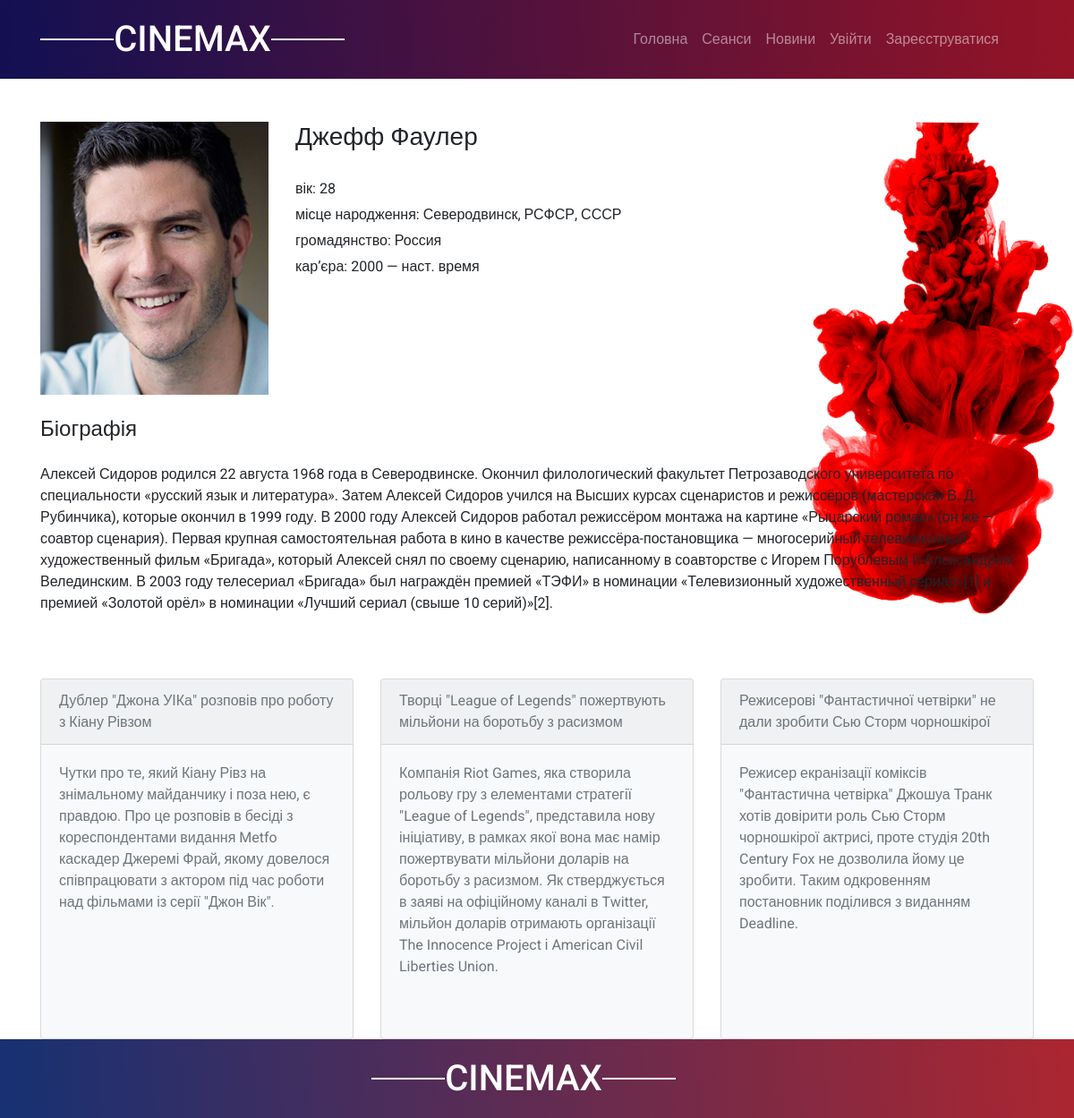
Before: /actor/12/ with the older database file.
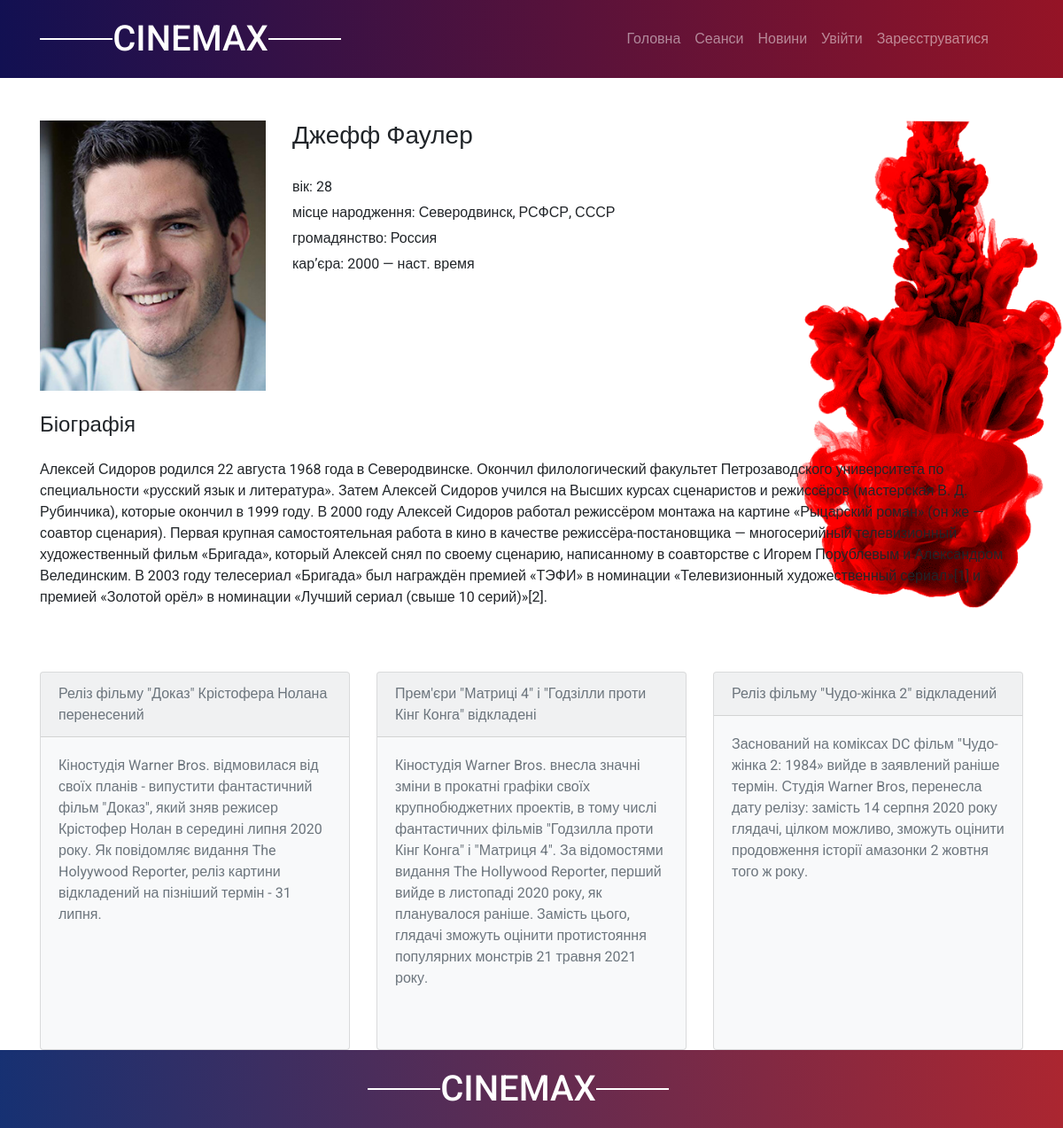
After: the same page with the newer database file.
### app/models.py (models this page shows, shortened)
class TimeStampMixin(models.Model):
    created_at = models.DateTimeField(auto_now_add=True, null=True)
    updated_at = models.DateTimeField(auto_now=True, null=True)
    class Meta:
        abstract = True

class Actor(TimeStampMixin, models.Model ): # актеры и режисеры
    name = models.CharField(max_length = 150)
    age = models.PositiveSmallIntegerField("Возраст")
    birthplace = models.CharField(max_length = 300)
    citizenship = models.CharField(max_length = 150)
    career = models.CharField(max_length = 150)
    biography = models.TextField("Биография")
    image = models.ImageField(upload_to = 'actors/')
    draft = models.BooleanField(default=False)

### news/models.py (models this page shows, shortened)
class TimeStampMixin(models.Model):
    created_at = models.DateTimeField(auto_now_add=True, null=True)
    updated_at = models.DateTimeField(auto_now=True, null=True)
    class Meta:
        abstract = True

class ParseMovieInfo(TimeStampMixin, models.Model):
    title = models.CharField(max_length = 300)
    date = models.CharField(max_length = 50)
    short_describe = models.TextField()
    full_describe = models.TextField()
    liked = models.ManyToManyField(User, default = None, blank = True, related_name = 'liked')
    dislike = models.ManyToManyField(User, default = None, blank = True, related_name = 'dislike')
    url = models.SlugField(max_length = 300)

### app/views.py (the view)
# urls.py: path('actor/<int:pk>/', app_views.ActorDetailView.as_view(), name = "actor_detail" ),
class ActorDetailView(View):
    def get(self, request, pk):
        article = ParseMovieInfo.objects.order_by('-id').all()
        actor = Actor.objects.get(id=pk)
        context = {
            'actor': actor,
            'article': article,
        }
        return render(request, 'app_template/actor_detail.html', context)

### templates/app_template/actor_detail.html (shortened to what this page needs)
{% extends "base.html" %}
{% load static %}
{% block stylesheet %}
    <link rel="stylesheet" href="{% static 'css/actor.css' %}">
{% endblock %}
{% block content %}
    <div class="bg_detail">
        <div class="container mb-5">
            <div class="row mt-5 actor-info">
                <div class="col-md-3">
                    <img class="img-fluid " src="{{ actor.image.url }}" alt="poster">
                </div>
                <div class="col-md-9">
                    <h3>{{ actor.name }}</h3> <br>
                    <p>вік:  {{ actor.age }} <br></p>
                    <p>місце народження: {{ actor.birthplace }} <br></p>
                    <p>громадянство:  {{ actor.citizenship }} <br></p>
                    <p>кар’єра: {{ actor.career }} <br></p>
                </div>
            </div>
            <h4 class="my-4">Біографія</h4>
            {{ actor.biography }} <br>
        </div>
    </div>
    <div class="container">
        <div class="row mt-5">
            {% for news in article|slice:"3" %}
            <div class="col-12 mt-3 mt-md-0 col-md-4 mb-4">
                <div class="card my-4 bg-light h-100">
                    <div class="card-header">
                        <a class="text-muted" href="{% url 'news:news_detail' news.url %}">{{ news.title }}</a>
                    </div>
                    <div class="card-body text-muted news_content">
                        {{ news.short_describe }}
                    </div>
                </div>
            </div>
            {% endfor %}
        </div>
    </div>
{% endblock  %}

### templates/base.html (shortened to what this page needs)
{% load static %} {% load account %}{% load i18n %}
<!DOCTYPE html>
<html lang="en">
<head>
    <link rel="stylesheet" href="{% static 'css/fontawsome.min.css' %}">
    <link rel="stylesheet" type="text/css" href="{% static 'css/normalize.css' %}">
    <link rel="stylesheet" type="text/css" href="{% static 'css/bootstrap.min.css' %}">
    {% block stylesheet %} {% endblock %}
    <link rel="stylesheet" type="text/css" href="{% static 'css/base.css' %}">
</head>
<body>
    <header class="header">
        <div class="container">
            <div class="header-wrap ">
                <nav class="d-flex align-items-center navbar-expand-lg navbar-dark w-100 row">
                  <div class="col-4">
                    <h1 class="logo">
                      <span class="line"></span>
                      <a href="{% url 'app:home' %}">Cinemax</a>
                      <span class="line"></span>
                    </h1>
                  </div>
                  <div class="{% if user.is_anonymous %} col-8 {% else %} col-4 {% endif %} ml-auto d-flex justify-content-between align-items-center">
                    <div class="collapse navbar-collapse p-3 justify-content-end text-right" id="navbarSupportedContent">
                      <ul class="navbar-nav row">
                        <li class="nav-item">
                          <a class="nav-link" href="{% url 'app:home' %}">Головна<span class="sr-only">(current)</span></a>
                        </li>
                        <li class="nav-item ">
                          <a class="nav-link" href="{% url 'app:sessions' %}">Сеанси</a>
                        </li>
                        <li class="nav-item">
                          <a class="nav-link" href="{% url 'news:movie_news' %}">Новини</a>
                        </li>
                        {% if user.is_anonymous %}
                          <li class="nav-item ">
                            <a class="nav-link" href="{% url 'account_login' %}">Увійти</a>
                          </li>
                          <li class="nav-item">
                            <a class="nav-link" href="{% url 'account_signup' %}">Зареєструватися</a>
                          </li>
                        {% endif %}
                      </ul>
                    </div>
                  </div>
                </nav>
            </div>
        </div>
      </header>
      {% block content %}
      {% endblock  %}
    <footer class="footer">
      <div class="container">
          <div class="header-wrap ">
              <nav class="d-flex align-items-center justify-content-center navbar-expand-lg navbar-dark w-100 row">
                <div class="col-4">
                  <h1 class="logo">
                    <span class="line"></span>
                    <a href="{% url 'app:home' %}">Cinemax</a>
                    <span class="line"></span>
                  </h1>
                </div>
              </nav>
          </div>
      </div>
    </footer>
</body>
</html>

### static/css/actor.css (style rules this page uses)
.bg_detail { background-image: url('../img/1.png'); background-size: contain; background-repeat: no-repeat; background-position: right; }

### static/css/base.css (style rules this page uses)
h1,h2,h3,h4,h5,h6,p { padding: 0;margin: 0; }
p { margin: 5px 0; }
li { list-style: none; }
a { text-decoration: none; }
body { font-family: 'Roboto', sans-serif; }
.footer { background: linear-gradient(265.6deg, #C72424 -18.27%, #133174 102.06%); }
.header { background: linear-gradient(265.6deg, #c71515 -38.27%, #0f1053 102.06%); }
.header-wrap { display: flex; justify-content: space-between; }
.logo a { text-decoration: none; color: #fff; text-transform: uppercase; }
.logo { display: flex; justify-content: space-between; align-items: center; color: #fff; padding: 20px 0; }
.line { display: block; height: 2px; width: 100%; background-color: #fff; }
.container { max-width: 1140px !important; }
@media (min-width: 1200px) { .container { max-width: 1140px; } }
@media (min-width: 992px) { .container { max-width: 960px; } }
@media (min-width: 768px) { .container { max-width: 720px; } }

Changed rows visible on the page:
no longer on this page (row unchanged): ParseMovieInfo: title "Дублер \"Джона УІКа\" розповів про роботу з Кіану Рівзом", short_describe "Чутки про те, який Кіану Рівз на знімальному майданчику і поза нею, є правдою. Про це розповів в бесіді з кореспондентами видання Metfo каскадер Джеремі Фрай, якому довелося співпрацювати з актором під час роботи над фільмами із серії \"Джон Вік\"."
no longer on this page (row unchanged): ParseMovieInfo: title "Творці \"League of Legends\" пожертвують мільйони на боротьбу з расизмом", short_describe "Компанія Riot Games, яка створила рольову гру з елементами стратегії \"League of Legends\", представила нову ініціативу, в рамках якої вона має намір пожертвувати мільйони доларів на боротьбу з расизмом. Як стверджується в заяві на офіційному каналі в Twitter, мільйон доларів отримають організації The Innocence Project і American Civil Liberties Union."
no longer on this page (row unchanged): ParseMovieInfo: title "Режисерові \"Фантастичної четвірки\" не дали зробити Сью Сторм чорношкірої", short_describe "Режисер екранізації коміксів \"Фантастична четвірка\" Джошуа Транк хотів довірити роль Сью Сторм чорношкірої актрисі, проте студія 20th Century Fox не дозволила йому це зробити. Таким одкровенням постановник поділився з виданням Deadline."
added ParseMovieInfo: title "Реліз фільму \"Доказ\" Крістофера Нолана перенесений", short_describe "Кіностудія Warner Bros. відмовилася від своїх планів - випустити фантастичний фільм \"Доказ\", який зняв режисер Крістофер Нолан в середині липня 2020 року. Як повідомляє видання The Holyywood Reporter, реліз картини відкладений на пізніший термін - 31 липня."
added ParseMovieInfo: title "Прем'єри \"Матриці 4\" і \"Годзілли проти Кінг Конга\" відкладені", short_describe "Кіностудія Warner Bros. внесла значні зміни в прокатні графіки своїх крупнобюджетних проектів, в тому числі фантастичних фільмів \"Годзилла проти Кінг Конга\" і \"Матриця 4\". За відомостями видання The Hollywood Reporter, перший вийде в листопаді 2020 року, як планувалося раніше. Замість цього, глядачі зможуть оцінити протистояння популярних монстрів 21 травня 2021 року."
added ParseMovieInfo: title "Реліз фільму \"Чудо-жінка 2\" відкладений", short_describe "Заснований на коміксах DC фільм \"Чудо-жінка 2: 1984» вийде в заявлений раніше термін. Студія Warner Bros, перенесла дату релізу: замість 14 серпня 2020 року глядачі, цілком можливо, зможуть оцінити продовження історії амазонки 2 жовтня того ж року."
